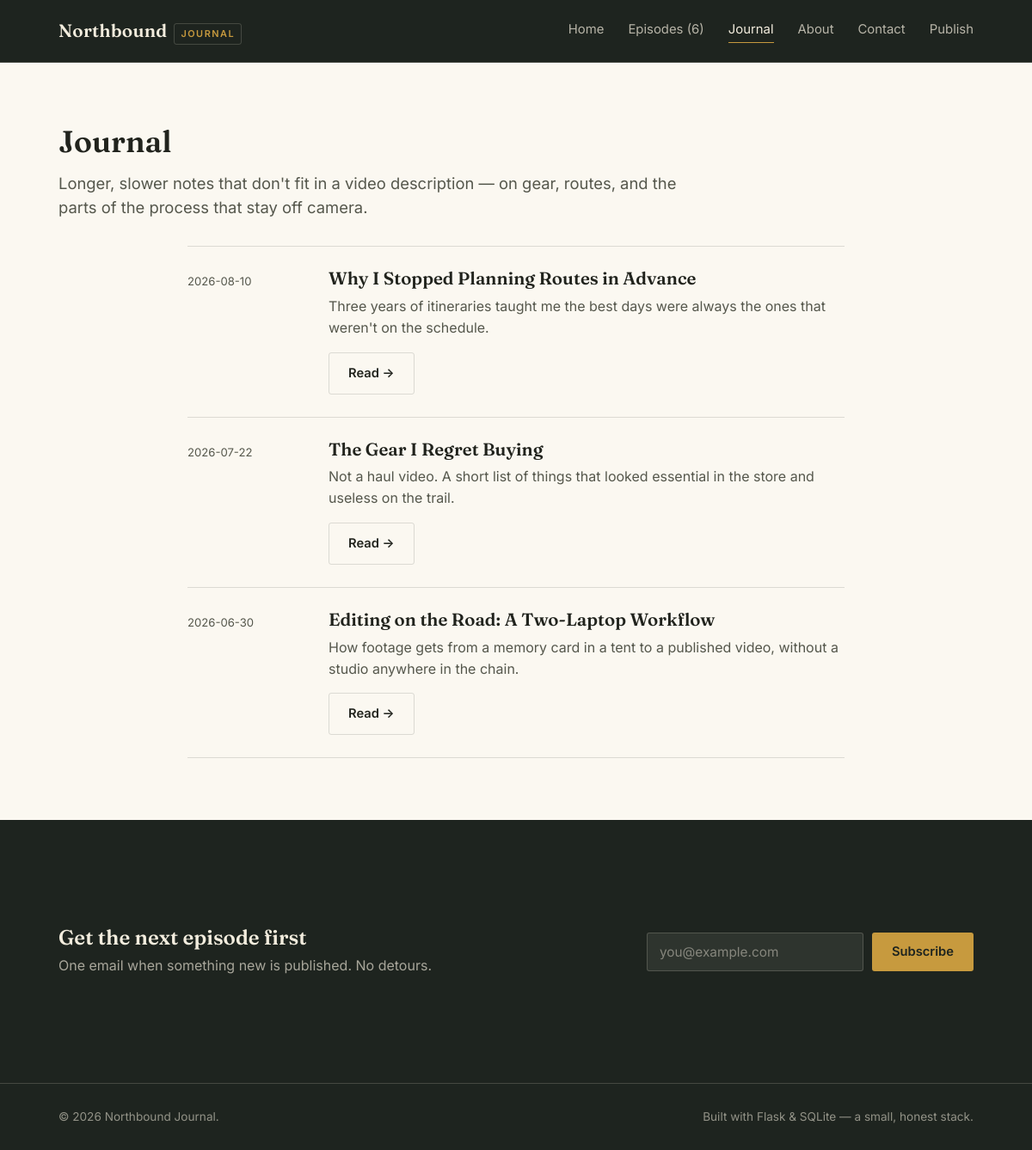
Page /journal on the committed database.
### tables this page shows
CREATE TABLE posts (
            id INTEGER PRIMARY KEY AUTOINCREMENT,
            title TEXT NOT NULL,
            excerpt TEXT NOT NULL,
            body TEXT NOT NULL,
            published_on TEXT NOT NULL
        );

### app.py (the view)
@app.route("/journal")
def journal():
    db = get_db()
    posts = db.execute("SELECT * FROM posts ORDER BY published_on DESC").fetchall()
    return render_template("journal.html", posts=posts)

### app.py (called while the page is built)
def get_db():
    if "db" not in g:
        g.db = sqlite3.connect(DB_PATH)
        g.db.row_factory = sqlite3.Row
        g.db.execute("PRAGMA foreign_keys = ON")
    return g.db

@app.context_processor
def inject_globals():
    db = get_db()
    total_videos = db.execute("SELECT COUNT(*) FROM videos").fetchone()[0]
    return {
        "site_name": "Northbound Journal",
        "current_year": datetime.now().year,
        "nav_video_count": total_videos,
    }

### templates/journal.html (shortened to what this page needs)
{% extends "base.html" %}
{% block content %}
<section style="padding-bottom: 12px;">
  <div class="wrap">
    <h1 style="font-size: 2.2rem;">Journal</h1>
    <p class="lede">Longer, slower notes that don't fit in a video description —
      on gear, routes, and the parts of the process that stay off camera.</p>
  </div>
</section>
<section style="padding-top: 0;">
  <div class="wrap" style="max-width: 820px;">
    {% for p in posts %}
    <div class="post-row">
      <div class="date">{{ p['published_on'] }}</div>
      <div>
        <h3><a href="{{ url_for('journal_post', post_id=p['id']) }}">{{ p['title'] }}</a></h3>
        <p>{{ p['excerpt'] }}</p>
        <a class="btn btn-ghost" href="{{ url_for('journal_post', post_id=p['id']) }}">Read &rarr;</a>
      </div>
    </div>
    {% else %}
    <div class="empty-state">
      <h3>Nothing published yet</h3>
      <p>Check back soon.</p>
    </div>
    {% endfor %}
  </div>
</section>
{% endblock %}

### templates/base.html (shortened to what this page needs)
<!DOCTYPE html>
<html lang="en">
<head>
  <link rel="stylesheet" href="{{ url_for('static', filename='css/style.css') }}">
</head>
<body>
  <header class="site-header">
    <div class="wrap">
      <a class="brand" href="{{ url_for('home') }}">
        Northbound <span>Journal</span>
      </a>
      <nav class="main-nav">
        <a href="{{ url_for('home') }}" class="{{ 'active' if request.endpoint == 'home' }}">Home</a>
        <a href="{{ url_for('videos') }}" class="{{ 'active' if request.endpoint in ['videos','video_detail'] }}">Episodes ({{ nav_video_count }})</a>
        <a href="{{ url_for('journal') }}" class="{{ 'active' if request.endpoint in ['journal','journal_post'] }}">Journal</a>
        <a href="{{ url_for('about') }}" class="{{ 'active' if request.endpoint == 'about' }}">About</a>
        <a href="{{ url_for('contact') }}" class="{{ 'active' if request.endpoint == 'contact' }}">Contact</a>
        <a href="{{ url_for('upload') }}" class="{{ 'active' if request.endpoint == 'upload' }}">Publish</a>
      </nav>
    </div>
  </header>
  <main>
    {% block content %}{% endblock %}
  </main>
  <section class="newsletter">
    <div class="wrap">
      <div>
        <h2>Get the next episode first</h2>
        <p>One email when something new is published. No detours.</p>
      </div>
      <form action="{{ url_for('subscribe') }}" method="post">
        <input type="email" name="email" placeholder="you@example.com" required>
        <button class="btn btn-primary" type="submit">Subscribe</button>
      </form>
    </div>
  </section>
  <footer class="site-footer">
    <div class="wrap">
      <span>&copy; {{ current_year }} Northbound Journal.</span>
      <span>Built with Flask &amp; SQLite — a small, honest stack.</span>
    </div>
  </footer>
</body>
</html>

### static/css/style.css (style rules this page uses)
:root { --charcoal: #1E241F; --charcoal-soft: #2A322B; --parchment: #F2ECDD; --paper: #FBF8F1; --ink: #21231D; --ink-soft: #55574C; --gold: #C79A3E; --gold-dim: #9C7B34; --rust: #9C4B2A; --line: rgba(33, 35, 29, 0.14); --line-on-dark: rgba(242, 236, 221, 0.18); --serif: 'Fraunces', Georgia, serif; --sans: 'Inter', -apple-system, BlinkMacSystemFont, 'Segoe UI', sans-serif; --max: 1120px; }
* { box-sizing: border-box; }
html { scroll-behavior: smooth; }
body { margin: 0; background: var(--paper); color: var(--ink); font-family: var(--sans); font-size: 16px; line-height: 1.55; -webkit-font-smoothing: antialiased; }
a { color: inherit; text-decoration: none; }
.wrap { max-width: var(--max); margin: 0 auto; padding: 0 28px; }
h1, h2, h3, h4 { font-family: var(--serif); font-weight: 600; color: var(--ink); margin: 0 0 0.4em; line-height: 1.12; }
p { margin: 0 0 1em; color: var(--ink-soft); max-width: 62ch; }
.lede { font-size: 1.15rem; color: var(--ink-soft); }
.site-header { background: var(--charcoal); color: var(--parchment); border-bottom: 1px solid var(--line-on-dark); }
.site-header .wrap { display: flex; align-items: center; justify-content: space-between; padding-top: 20px; padding-bottom: 20px; gap: 24px; }
.brand { font-family: var(--serif); font-size: 1.3rem; font-weight: 600; letter-spacing: 0.01em; color: var(--parchment); display: flex; align-items: baseline; gap: 8px; }
.brand span { color: var(--gold); font-family: var(--sans); font-size: 0.68rem; font-weight: 600; letter-spacing: 0.14em; text-transform: uppercase; border: 1px solid var(--line-on-dark); padding: 3px 7px; border-radius: 3px; }
nav.main-nav { display: flex; gap: 28px; flex-wrap: wrap; }
nav.main-nav a { font-size: 0.93rem; color: rgba(242, 236, 221, 0.72); padding-bottom: 3px; border-bottom: 1px solid transparent; transition: color 0.15s ease, border-color 0.15s ease; }
nav.main-nav a:hover, nav.main-nav a.active { color: var(--parchment); border-color: var(--gold); }
.btn { display: inline-flex; align-items: center; gap: 8px; font-family: var(--sans); font-size: 0.92rem; font-weight: 600; padding: 12px 22px; border-radius: 3px; border: 1px solid transparent; cursor: pointer; transition: transform 0.12s ease, background 0.15s ease, border-color 0.15s ease; }
.btn-primary { background: var(--gold); color: var(--charcoal); }
.btn-ghost { background: transparent; border-color: var(--line); color: var(--ink); }
input[type="text"], input[type="email"], textarea, select { width: 100%; font-family: var(--sans); font-size: 0.96rem; padding: 12px 14px; border: 1px solid var(--line); border-radius: 3px; background: var(--paper); color: var(--ink); }
section { padding: 72px 0; }
.post-row { display: grid; grid-template-columns: 140px 1fr; gap: 24px; padding: 26px 0; border-top: 1px solid var(--line); }
.post-row:last-child { border-bottom: 1px solid var(--line); }
.post-row .date { font-size: 0.82rem; color: var(--ink-soft); padding-top: 4px; }
.post-row h3 { font-size: 1.28rem; margin-bottom: 8px; }
.newsletter { background: var(--charcoal); color: var(--parchment); }
.newsletter .wrap { display: flex; justify-content: space-between; align-items: center; gap: 24px; flex-wrap: wrap; padding: 52px 28px; }
.newsletter h2 { color: var(--parchment); font-size: 1.5rem; margin-bottom: 6px; }
.newsletter p { color: rgba(242, 236, 221, 0.65); margin: 0; }
.newsletter form { display: flex; gap: 10px; min-width: 320px; }
.newsletter input { background: rgba(242, 236, 221, 0.08); border-color: var(--line-on-dark); color: var(--parchment); }
.newsletter input::placeholder { color: rgba(242,236,221,0.45); }
footer.site-footer { background: var(--charcoal); color: rgba(242, 236, 221, 0.55); border-top: 1px solid var(--line-on-dark); font-size: 0.85rem; }
footer.site-footer .wrap { padding: 28px; display: flex; justify-content: space-between; flex-wrap: wrap; gap: 12px; }

### rows in the picture
posts: published_on "2026-08-10", title "Why I Stopped Planning Routes in Advance", excerpt "Three years of itineraries taught me the best days were always the ones that weren't on the schedule."
posts: published_on "2026-07-22", title "The Gear I Regret Buying", excerpt "Not a haul video. A short list of things that looked essential in the store and useless on the trail."
posts: published_on "2026-06-30", title "Editing on the Road: A Two-Laptop Workflow", excerpt "How footage gets from a memory card in a tent to a published video, without a studio anywhere in the chain."

### other values in the picture
{{ nav_video_count }} "6"
